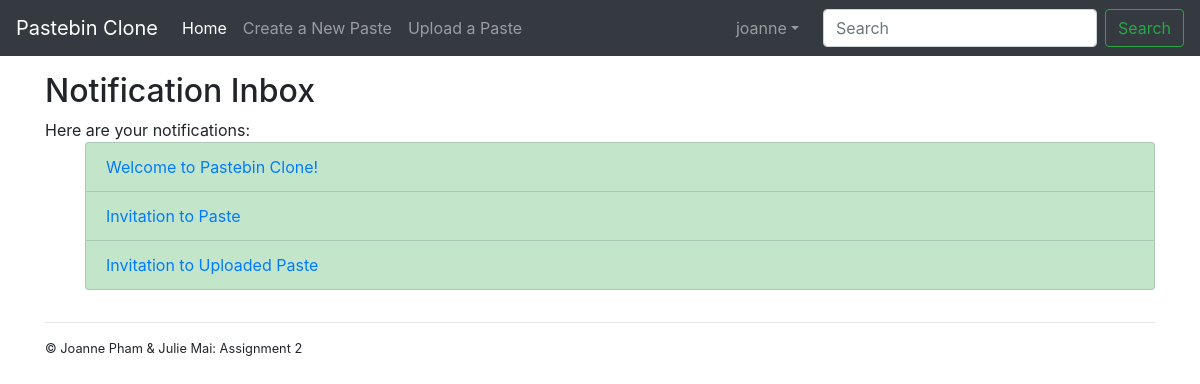
Page /inbox/inbox/ (signed in) on the committed database.
### notifications/models.py (models this page shows)
class Notifications(models.Model):
	title = models.CharField(max_length=256)
	message = models.TextField()
	viewed = models.BooleanField(default=False)
	user = models.ForeignKey(User, on_delete=models.CASCADE)

### notifications/views.py (the view)
# urls.py: path('inbox/', NotificationsView.as_view(), name="inbox"),
class NotificationsView(ListView, ContextMixin):
	model = Notifications
	template_name = 'notifications/inbox.html'
	context_object_name = 'notifications'
	def get_queryset(self):
		return Notifications.objects.order_by('viewed')

### notifications/templates/notifications/inbox.html
{% extends "home/base.html" %}
{% load crispy_forms_tags %}
{% block content %}
	<div class="content-section">
		<div class="media">
			<h2 class="account-heading">Notification Inbox</h2>
		</div>
		<div>
			Here are your notifications:<br>
			<ul>
				{% for n in notifications %}
					{% if n.user == user %}
						{% if n.viewed %}
							<li class="list-group-item list-group-item-secondary"><a href="{% url 'show_notification' n.id %}">{{ n.title }}</a></li>
						{% else %}
							<li class="list-group-item list-group-item-success">
							<a href="{% url 'show_notification' n.id %}">
								{{ n.title }}</a>
							</li>
						{% endif %}
					{% endif %}
				{% endfor %}
			</ul>
		</div>
	</div>
{% endblock content %}

### home/templates/home/base.html (shortened to what this page needs)
<!doctype html>
<html class="no-js" lang="">
<head>
  <link rel="stylesheet" href="https://maxcdn.bootstrapcdn.com/bootstrap/4.0.0/css/bootstrap.min.css">
</head>
{% autoescape on %}
<body>
  <nav class="navbar navbar-expand-md navbar-dark fixed-top bg-dark">
      <a class="navbar-brand" href="{% url 'home' %}">Pastebin Clone</a>
      <div class="collapse navbar-collapse" id="navbarsExampleDefault">
        <ul class="navbar-nav mr-auto">
          <li class="nav-item active">
            <a class="nav-link" href="{% url 'home' %}">Home <span class="sr-only">(current)</span></a>
          </li>
       <a class="nav-item nav-link" href="{% url 'paste-create' %}">Create a New Paste</a>
     	<a class="nav-item nav-link" href="{% url 'upload_paste' %}">Upload a Paste</a>
        </ul>
      <ul class="navbar-nav mr-3">
      {% if user.is_authenticated %}
        <li class="nav-item dropdown">
             <a class="nav-link dropdown-toggle" href="http://example.com" id="dropdown01" data-toggle="dropdown" aria-haspopup="true" aria-expanded="false">{{ user }}</a>
           </li>
      {% endif %}
      </ul>
        <form method="GET" action="{% url 'search' %}" class="form-inline my-2 my-lg-0">
          <input class="form-control mr-sm-2" type="text" placeholder="Search" aria-label="Search" name="q" value="{{ request.GET.q }}">
          <button class="btn btn-outline-success my-2 my-sm-0" type="submit">Search</button>
        </form>
      </div>
    </nav>
  <br>
    <main role="main">
      <div class="container">
        <div class="row">
          <div class="col-md-12">
        <br>
        <br>
        {% block content %}{% endblock %}
          </div>
        </div>
        <hr>
      </div>
    </main>
    <footer class="container">
      <small><p>&copy; Joanne Pham & Julie Mai: Assignment 2</p></small>
    </footer>
</body>
{% endautoescape %}
</html>

### rows in the picture
Notifications: title "Welcome to Pastebin Clone!"
Notifications: title "Invitation to Paste"
Notifications: title "Invitation to Uploaded Paste"

### other values in the picture
{{ user }} "joanne"
